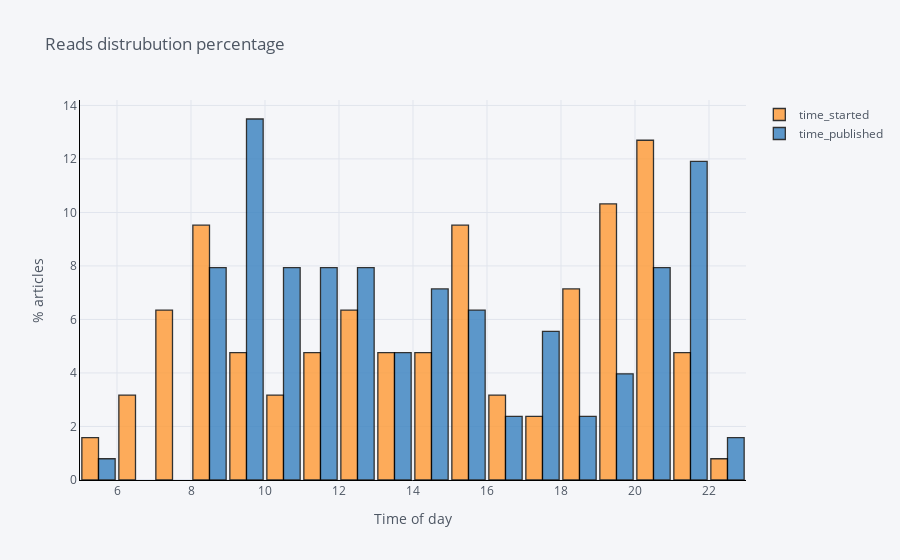

The notebook cell saved with this chart:
### Code cell
df[['time_started', 'time_published']].iplot(
    kind = 'hist',
    bins = 24,
    histnorm = 'percent',
    bargap = 0.1,
    opacity = 0.8,
    barmode = 'group',
    xTitle = 'Time of day',
    yTitle = '% articles',
    title = 'Reads distrubution percentage',
    linecolor = 'black'
)

### Figure 1 — Plotly figure (JSON) as saved in the notebook; plotly's stock layout.template omitted (floating-point values rounded to 4 significant figures)
{"data": [{"histfunc": "count", "histnorm": "percent", "marker": {"color": "rgba(255, 153, 51, 1.0)", "line": {"color": "#000000", "width": 1.3}}, "name": "time_started", "nbinsx": 24, "opacity": 0.8, "orientation": "v", "type": "histogram", "x": [14.4, 22.03, 12, 18.35, 20.3, 19.12, 11.52, 20.82, 9.1, 20.07, 15.23, 11.33, 13.03, 6.967, 12.62, 15.78, 20.72, 15.3, 14.02, 13.55, 6.1, 15.18, 19.47, 18.78, 18.8, 21.63, 13.3, 20.73, 17.38, 12.43, 8.75, 8.067, 10.7, 18.27, 7.267, 18.45, 15.78, 21.08, 19.8, 18.37, 20.53, 7.6, 20.63, 7.817, 20.63, 7.3, 8.25, 19.1, 7.783, 20.63, 14.53, 12.37, 12.67, 12.37, 21.35, 9.55, 20.1, 9.967, 19.95, 11.03, 13.03, 19.45, 13.63, 13.98, 9.6, 12.13, 18.18, 6.85, 18.2, 16.28, 10.92, 16, 19.12, 19.93, 7.033, 11.18, 20.47, 15.3, 19.02, 12.02, 9.217, 8.667, 20.02, 15.45, 14.9, 5.467, 10.85, 20.07, 14.35, 19.87, 5.05, 16.35, 6.983, 20.22, 21.15, 8.4, 15.68, 15.28, 10.38, 11.3, 20.2, 17.12, 17.78, 15.72, 21.28, 19.85, 19.85, 19.17, 7.867, 18.8, 8.717, 15.43, 14.75, 8.25, 8.367, 8.283, 8.333, 8.317, 8.35, 7.333, 15.48, 11.68, 16.93, 20.15, 9.95, 21.6]}, {"histfunc": "count", "histnorm": "percent", "marker": {"color": "rgba(55, 128, 191, 1.0)", "line": {"color": "#000000", "width": 1.3}}, "name": "time_published", "nbinsx": 24, "opacity": 0.8, "orientation": "v", "type": "histogram", "x": [14.42, 22.03, 12.92, 9.133, 8.85, 21.15, 17.9, 21.28, 17.83, 14.35, 14.4, 12.97, 12.97, 19.97, 15.28, 17.05, 14.03, 17.1, 15.15, 15.07, 10.33, 11.33, 11.37, 18.85, 13.75, 20.25, 20.62, 9.75, 16.97, 21.82, 20.8, 9.85, 15.4, 19.7, 8.917, 15.5, 20.27, 14.37, 18.45, 20.28, 8.667, 11.68, 9.433, 9.2, 9.15, 22.48, 18.95, 11.45, 12.82, 9.55, 11.17, 16.27, 10.48, 9.783, 12.73, 8.6, 14.2, 20.63, 13.52, 13.57, 15.45, 11.07, 12.55, 9.567, 9.8, 14.27, 11.65, 10.02, 20.58, 10.2, 8.433, 8.55, 11.07, 8.95, 9.583, 9.067, 5.883, 14.72, 19.82, 9.8, 9.85, 19.13, 12.73, 17.45, 9.433, 10.52, 17.92, 10.43, 13.68, 21.07, 13.17, 12.52, 10.43, 15.53, 20.73, 21.5, 10.23, 10.28, 9, 8.583, 21.9, 19.95, 13.42, 10.38, 11.83, 16.27, 14.68, 21.27, 12.65, 21.05, 20.07, 20.38, 15.47, 21.37, 21.4, 21.42, 21.43, 21.43, 21.45, 8, 12.52, 11.6, 17.88, 8.25, 9.483, 21.07]}], "layout": {"bargap": 0.1, "barmode": "group", "legend": {"bgcolor": "#F5F6F9", "font": {"color": "#4D5663"}}, "paper_bgcolor": "#F5F6F9", "plot_bgcolor": "#F5F6F9", "title": {"font": {"color": "#4D5663"}, "text": "Reads distrubution percentage"}, "xaxis": {"gridcolor": "#E1E5ED", "linecolor": "black", "showgrid": true, "tickfont": {"color": "#4D5663"}, "title": {"font": {"color": "#4D5663"}, "text": "Time of day"}, "zerolinecolor": "#E1E5ED"}, "yaxis": {"gridcolor": "#E1E5ED", "linecolor": "black", "showgrid": true, "tickfont": {"color": "#4D5663"}, "title": {"font": {"color": "#4D5663"}, "text": "% articles"}, "zerolinecolor": "#E1E5ED"}}}
